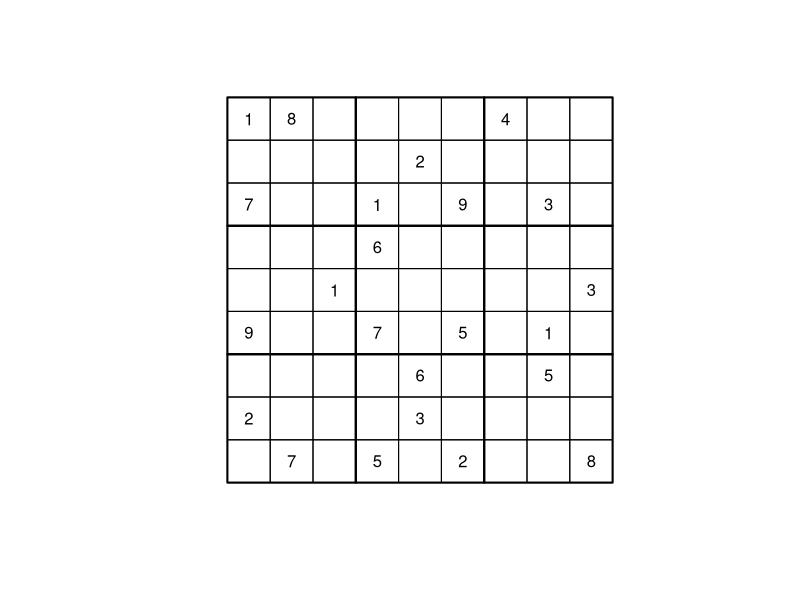
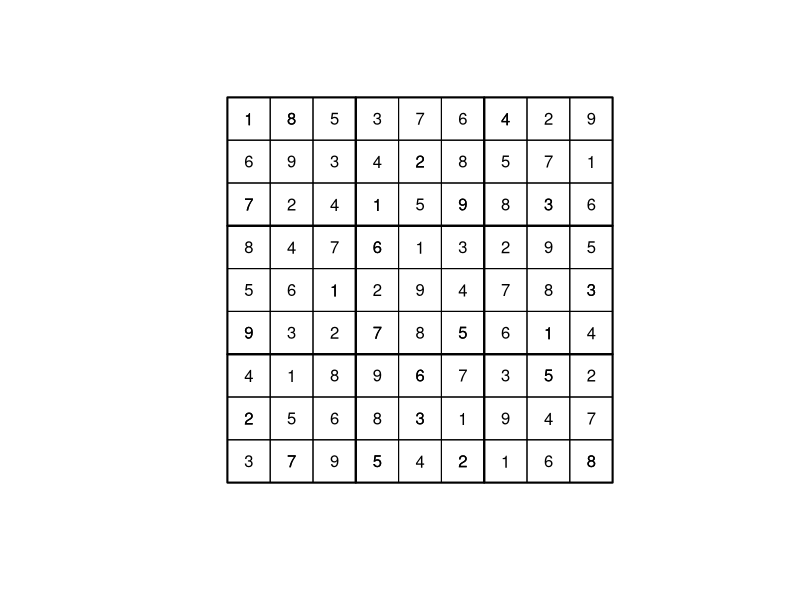

R code for these plots, in order:
## ---- chunk 1
knitr::opts_chunk$set(echo = TRUE)
## ---- chunk 2
# A sudoku puzzle is:
  # A matrix with: 81 numbers read from top left -> bottom right by column
  #                9 rows & 9 columns
  #                    --> where 0 is any unfilled number
numbers <- c(1,0,7,0,0,9,0,2,0, #column 1
             8,0,0,0,0,0,0,0,7, #column 2
             0,0,0,0,1,0,0,0,0, #column 3
             0,0,1,6,0,7,0,0,5, #column 4
             0,2,0,0,0,0,6,3,0, #column 5
             0,0,9,0,0,5,0,0,2, #column 6
             4,0,0,0,0,0,0,0,0, #column 7
             0,0,3,0,0,1,5,0,0, #column 8
             0,0,0,0,3,0,0,0,8) #column 9
num_rows_and_columns <- 9

board <- matrix(numbers, num_rows_and_columns, num_rows_and_columns)
## ---- chunk 3
# Function to draw board
draw_board <- function(board, result = NULL, solved = FALSE) {
  # To draw the puzzle, use the plot function to outline the board
  plot(c(0,9), #x-coordinates
       c(0,9), #y-coordinates
       type="n", #leave as empty plot
       xlab = "", #no title for axis
       ylab = "", #no title for axis
       main = "", #no title for board
       xaxt="n", #no scale on axis
       yaxt="n", #no scale on axis
       bty="n", #no box around plot
       asp = 1) #need to be a square object
  
  # Then draw each individual box
  for (column_number in 1:9) {
    for (row_number in 1:9) {
      rect(column_number - 1,
           row_number - 1,
           column_number,
           row_number) #creating individual boxes for each number
      
      if (board[10-row_number,column_number] != 0) { #if the number is not 0, ie if box is not empty
        text((column_number - 1) + 0.5, #center of box by height
              (row_number - 1) + 0.5, #center of box by width
              (((board[10-row_number,column_number])))) #write the number
      }
      if (solved) {
        text((column_number - 1) + 0.5,
             (row_number - 1) + 0.5,
             (((result[10 - row_number,column_number]))))
      }
    }
  }
  
  # Then draw the larger cages
  for(large_square_width in 1:3) {
    for(large_square_height in 1:3) {
      rect((large_square_width - 1) * 3,
           (large_square_height - 1) * 3,
           large_square_width * 3,
           large_square_height * 3,
           lwd=2) #draw larger boxes slightly thicker (for each 3x3 block)
    }
  }
}
## ---- chunk 4
#Drawing the board
draw_board(board)
## ---- chunk 5
# Find empty cells (boxes to solve)
empty_cells <- function(board) {
  which(board == 0, arr.ind = TRUE)
}
## ---- chunk 6
# Function to check if a number can be placed in a box
valid_number <- function(board, test_number, row, column) {
  
  # Check if any box in the same row has the same value
  if (any(board[row,] == test_number)) {
    return(FALSE)
  }
  
  # Check if any box in the same column has the same value
  if(any(board[,column] == test_number)) {
    return(FALSE)
  }
  
  # Check if any box in the same 3x3 cage has the same value
  large_box_index_width <- floor((row - 1) / 3) + 1
  large_box_index_height <- floor((column - 1) / 3) + 1
  
  large_box <- board[((3 * large_box_index_width) - 2):(3 * large_box_index_width), #take slice of 3 rows
               ((3 * large_box_index_height) - 2):(3 * large_box_index_height)] #take slice of 3 columns
  if(any(large_box == test_number)) {
    return(FALSE)
  }
  
  # If none conditions are met, number is potentially valid
  return(TRUE)
}
## ---- chunk 7
# Make copy of board - to print when solved
result <- board
## ---- chunk 8
# Solving the puzzle
solver <- function(board, needed_cells = NULL, index = 1)
{
  # Find all empty cells
  if (is.null(needed_cells)) {
    needed_cells <- empty_cells(board)
  }
  
  # Base condition - puzzle is solved
  if (index > nrow(needed_cells)) {
    result <<- board
    return(TRUE)
  }
  
  # Recursive condition - puzzle is unsolved
  else {
    row_number <- needed_cells[index, 1]
    column_number <- needed_cells[index, 2]
  }
  
  
  for (test_number in 1:9) {
    if(!valid_number(board, test_number, row_number, column_number)) {
      next
    }
    
    else {
      board_copy = board
      board_copy[row_number, column_number] <- test_number
      if(solver(board_copy, needed_cells, index + 1)) {
        return(TRUE)
      }
    }
  }
  
  # If puzzle is not solvable, return FALSE
  return(FALSE)
}
## ---- chunk 9
# Invisible to ignore any output messages
invisible(solver(board))
## ---- chunk 10
# As before
draw_board(board, result = result, solved = TRUE)
